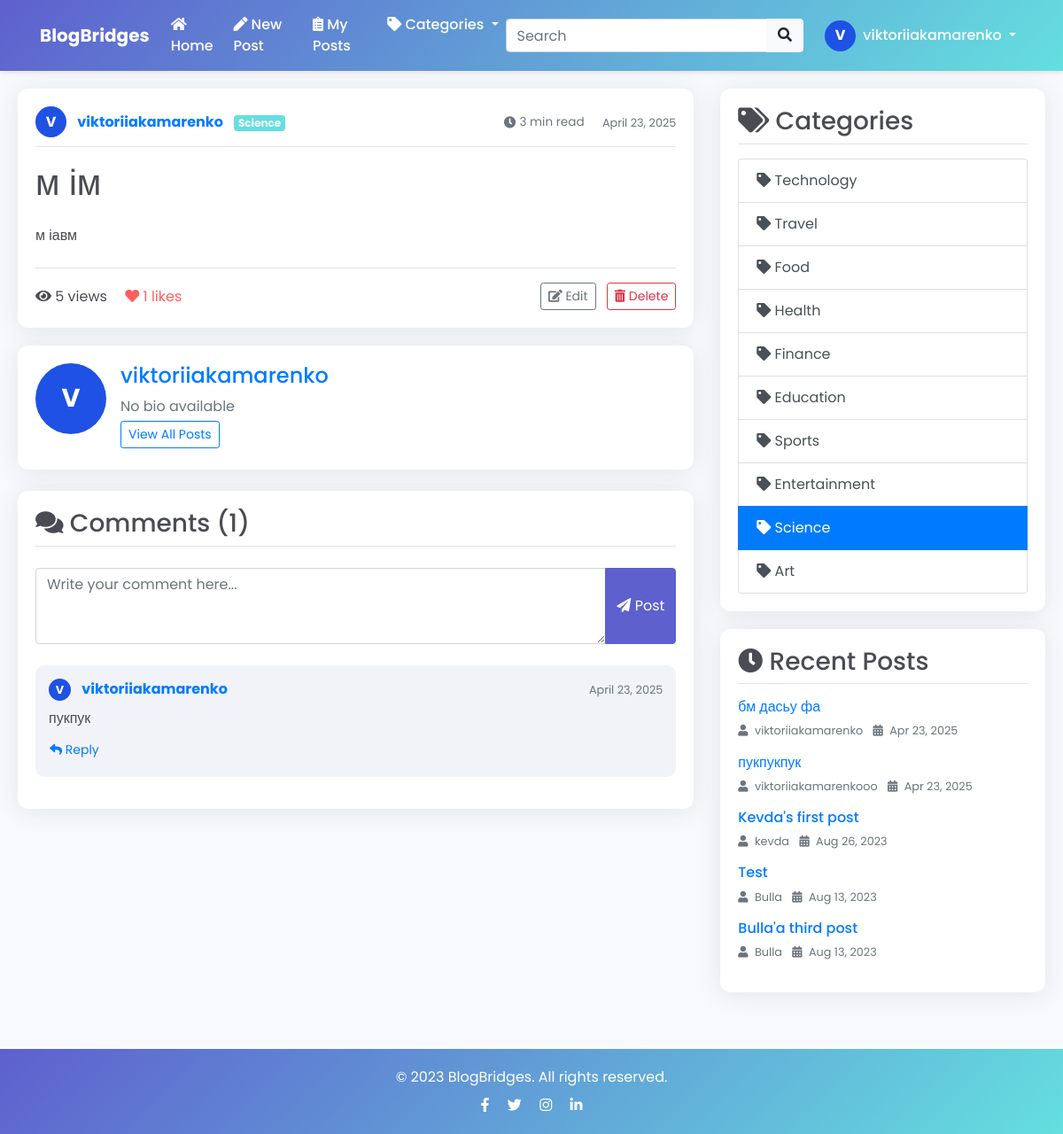
Page /post/13/ (signed in) on the earlier database version.
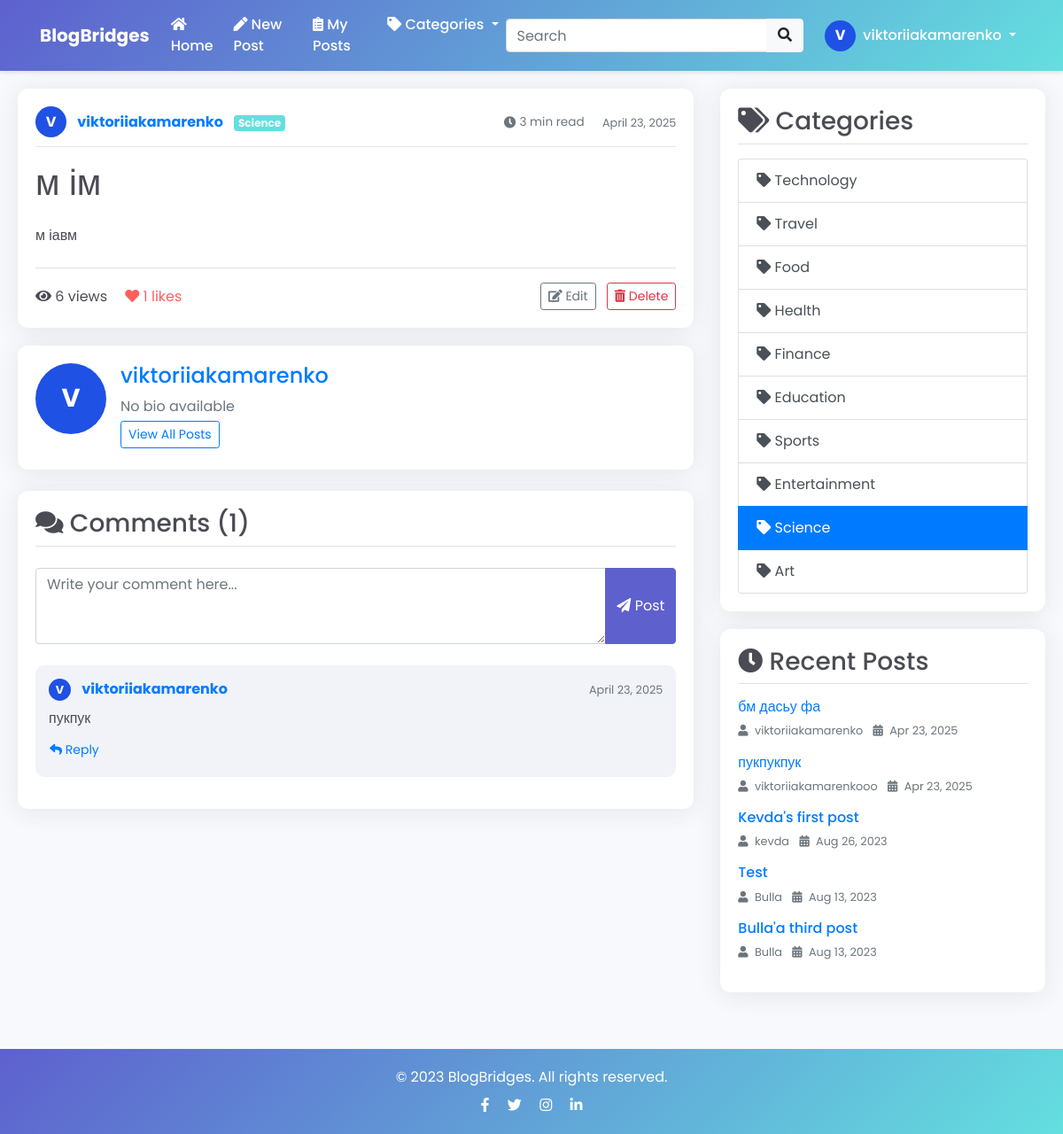
Same page on the later database version.
### blog/models.py (models this page shows, shortened)
class Post(models.Model):
    title = models.CharField(max_length=100)
    content = models.TextField()
    summary = models.CharField(max_length=255, blank=True)
    date_posted = models.DateTimeField(default=timezone.now)
    author = models.ForeignKey(User, on_delete=models.CASCADE, related_name='posts')
    category = models.ForeignKey(Category, on_delete=models.SET_NULL, null=True, blank=True)
    likes = models.ManyToManyField(User, related_name='liked_posts', blank=True)
    views = models.PositiveIntegerField(default=0)
    reading_time = models.PositiveIntegerField(default=3, help_text="Estimated reading time in minutes")
    def increase_views(self):
        self.views += 1
        self.save()

class Category(models.Model):
    name = models.CharField(max_length=100)
    class Meta:
        verbose_name_plural = "Categories"

### blog/views.py (the view)
# urls.py: path('post/<int:pk>/', PostDetailView.as_view(), name='post-detail'),
class PostDetailView(LoginRequiredMixin, DetailView):
    model = Post
    def get_context_data(self, **kwargs):
        context = super().get_context_data(**kwargs)
        post = self.get_object()
        post.increase_views()
        if self.request.user.is_authenticated:
            context['liked'] = post.likes.filter(id=self.request.user.id).exists()
        context['comment_form'] = CommentForm()
        context['comments'] = post.comments.filter(parent=None).order_by('-date_posted')
        context['categories'] = Category.objects.all()
        context['recent_posts'] = Post.objects.exclude(id=post.id).order_by('-date_posted')[:5]
        if post.category:
            context['related_posts'] = Post.objects.filter(category=post.category).exclude(id=post.id).order_by('-date_posted')[:3]
        return context

### blog/forms.py
class CommentForm(forms.ModelForm):
    class Meta:
        model = Comment
        fields = ['content']
        widgets = {
            'content': forms.Textarea(attrs={
                'class': 'form-control',
                'placeholder': 'Write your comment here...',
                'rows': 3
            }),
        }
        labels = {
            'content': '',
        }

### blog/templates/blog/post_detail.html (shortened to what the changed rows need)
{% extends 'blog/base.html' %}
{% load static %}
{% load crispy_forms_tags %}
{% block content %}
<div class="row">
    <div class="col-md-8">
        <article class="content-section">
            <div class="article-metadata d-flex justify-content-between align-items-center">
                <div>
                    <a href="{% url 'user-profile' post.author.username %}" class="text-decoration-none">
                        <span class="avatar-circle mr-2" style="background-color: {{ post.author.userprofile.avatar_color }}">
                            {{ post.author.username.0|upper }}
                        </span>
                        <span class="font-weight-bold">{{ post.author.username }}</span>
                    </a>
                    {% if post.category %}
                    <a href="{% url 'category' post.category.name %}" class="badge badge-info ml-2">
                        {{ post.category.name }}
                    </a>
                    {% endif %}
                </div>
                <div>
                    <span class="reading-time mr-3">
                        <i class="fas fa-clock mr-1"></i> {{ post.reading_time }} min read
                    </span>
                    <small class="text-muted">{{ post.date_posted|date:"F d, Y" }}</small>
                </div>
            </div>
            <h1 class="mt-3">{{ post.title }}</h1>
            <div class="post-content mt-4">
                <p>{{ post.content|linebreaks }}</p>
            </div>
            <div class="post-actions d-flex justify-content-between align-items-center mt-4 pt-3 border-top">
                <div>
                    <span class="mr-3">
                        <i class="fas fa-eye"></i> {{ post.views }} views
                    </span>
                    <a href="#" class="like-btn {% if liked %}liked{% endif %}" data-post-id="{{ post.id }}">
                        <i class="fas fa-heart"></i> <span class="like-count">{{ post.likes.count }}</span> likes
                    </a>
                </div>
                {% if post.author == user %}
                <div>
                </div>
                {% endif %}
            </div>
        </article>
        <div class="content-section author-card mt-3">
            <div class="media">
                <div class="profile-avatar mr-3" style="width: 80px; height: 80px; font-size: 1.8rem; background-color: {{ post.author.userprofile.avatar_color }}">
                    {{ post.author.username.0|upper }}
                </div>
                <div class="media-body">
                    <h4 class="mt-0">
                        <a href="{% url 'user-profile' post.author.username %}" class="text-decoration-none">
                            {{ post.author.username }}
                        </a>
                    </h4>
                    {% if post.author.userprofile.bio %}
                    <p class="mb-1">{{ post.author.userprofile.bio|truncatechars:150 }}</p>
                    {% else %}
                    <p class="text-muted mb-1">No bio available</p>
                    {% endif %}
                    <a href="{% url 'user-posts' post.author.username %}" class="btn btn-sm btn-outline-primary">
                    </a>
                </div>
            </div>
        </div>
    </div>
</div>
{% endblock %}

Differences in the rows shown:
changed Post "м ім": views "5" → "6"
